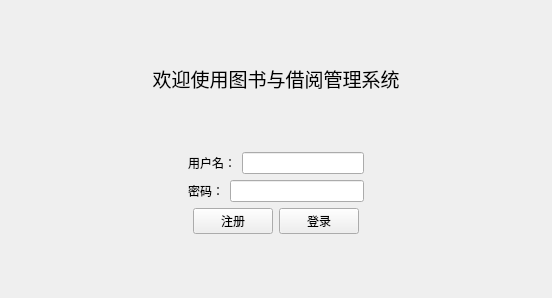
<?xml version="1.0" encoding="UTF-8"?>
<ui version="4.0">
 <class>LoginView</class>
 <widget class="QWidget" name="LoginView">
  <property name="geometry">
   <rect>
    <x>0</x>
    <y>0</y>
    <width>552</width>
    <height>298</height>
   </rect>
  </property>
  <property name="windowTitle">
   <string>登录</string>
  </property>
  <layout class="QGridLayout" name="gridLayout">
   <item row="0" column="0">
    <spacer name="verticalSpacer_2">
     <property name="orientation">
      <enum>Qt::Orientation::Vertical</enum>
     </property>
     <property name="sizeHint" stdset="0">
      <size>
       <width>20</width>
       <height>44</height>
      </size>
     </property>
    </spacer>
   </item>
   <item row="1" column="0">
    <widget class="QLabel" name="label">
     <property name="font">
      <font>
       <pointsize>14</pointsize>
      </font>
     </property>
     <property name="text">
      <string>欢迎使用图书与借阅管理系统</string>
     </property>
     <property name="alignment">
      <set>Qt::AlignmentFlag::AlignCenter</set>
     </property>
    </widget>
   </item>
   <item row="2" column="0">
    <spacer name="verticalSpacer">
     <property name="orientation">
      <enum>Qt::Orientation::Vertical</enum>
     </property>
     <property name="sizeHint" stdset="0">
      <size>
       <width>17</width>
       <height>43</height>
      </size>
     </property>
    </spacer>
   </item>
   <item row="3" column="0">
    <layout class="QVBoxLayout" name="verticalLayout_2">
     <item>
      <layout class="QHBoxLayout" name="horizontalLayout_4">
       <item>
        <spacer name="horizontalSpacer">
         <property name="orientation">
          <enum>Qt::Orientation::Horizontal</enum>
         </property>
         <property name="sizeHint" stdset="0">
          <size>
           <width>40</width>
           <height>20</height>
          </size>
         </property>
        </spacer>
       </item>
       <item>
        <layout class="QVBoxLayout" name="verticalLayout">
         <item>
          <layout class="QHBoxLayout" name="horizontalLayout">
           <item>
            <widget class="QLabel" name="label_2">
             <property name="text">
              <string>用户名：</string>
             </property>
            </widget>
           </item>
           <item>
            <widget class="QLineEdit" name="inputUserName"/>
           </item>
          </layout>
         </item>
         <item>
          <layout class="QHBoxLayout" name="horizontalLayout_2">
           <item>
            <widget class="QLabel" name="label_3">
             <property name="text">
              <string>密码：</string>
             </property>
            </widget>
           </item>
           <item>
            <widget class="QLineEdit" name="inputUserPassword">
             <property name="echoMode">
              <enum>QLineEdit::EchoMode::Password</enum>
             </property>
            </widget>
           </item>
          </layout>
         </item>
        </layout>
       </item>
       <item>
        <spacer name="horizontalSpacer_2">
         <property name="orientation">
          <enum>Qt::Orientation::Horizontal</enum>
         </property>
         <property name="sizeHint" stdset="0">
          <size>
           <width>40</width>
           <height>20</height>
          </size>
         </property>
        </spacer>
       </item>
      </layout>
     </item>
     <item>
      <layout class="QHBoxLayout" name="horizontalLayout_6">
       <item>
        <spacer name="horizontalSpacer_3">
         <property name="orientation">
          <enum>Qt::Orientation::Horizontal</enum>
         </property>
         <property name="sizeHint" stdset="0">
          <size>
           <width>40</width>
           <height>20</height>
          </size>
         </property>
        </spacer>
       </item>
       <item>
        <widget class="QPushButton" name="btSignUp">
         <property name="text">
          <string>注册</string>
         </property>
        </widget>
       </item>
       <item>
        <widget class="QPushButton" name="btSignin">
         <property name="text">
          <string>登录</string>
         </property>
        </widget>
       </item>
       <item>
        <spacer name="horizontalSpacer_4">
         <property name="orientation">
          <enum>Qt::Orientation::Horizontal</enum>
         </property>
         <property name="sizeHint" stdset="0">
          <size>
           <width>40</width>
           <height>20</height>
          </size>
         </property>
        </spacer>
       </item>
      </layout>
     </item>
    </layout>
   </item>
   <item row="4" column="0">
    <spacer name="verticalSpacer_3">
     <property name="orientation">
      <enum>Qt::Orientation::Vertical</enum>
     </property>
     <property name="sizeHint" stdset="0">
      <size>
       <width>20</width>
       <height>43</height>
      </size>
     </property>
    </spacer>
   </item>
  </layout>
 </widget>
 <resources/>
 <connections/>
</ui>
